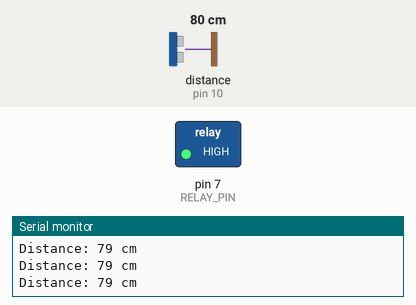
The sketch below on a simulated Arduino Uno, built with avr-gcc and run on an emulated ATmega328P. Shown: switched loads named in the sketch (green lamp = pin HIGH), the last lines printed to the serial monitor. Wiring (inferred from the names in the program): ultrasonic range finder: trigger pin 9; echo pin 10. The inputs (shaded band) are chosen by the test bench; at power-on: distance to the obstacle (sensor on pin 10) 80 cm. The echo pulse lasts 58.3 µs per cm; pins used as bus, display or sensor lines are not drawn.

Above: at 1.2 s.
1.3 s: distance to the obstacle (sensor on pin 10) set to 2 cm
4.3 s: distance to the obstacle (sensor on pin 10) set to 5 cm
At 6.4 s:
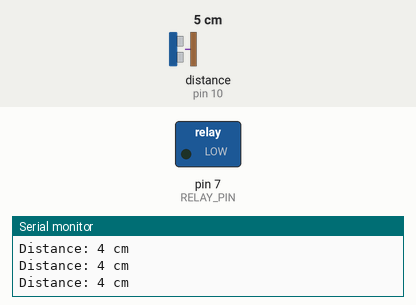
7.3 s: distance to the obstacle (sensor on pin 10) set to 18 cm
10.3 s: distance to the obstacle (sensor on pin 10) set to 23 cm
13.3 s: distance to the obstacle (sensor on pin 10) set to 4 cm
At 17.19 s:
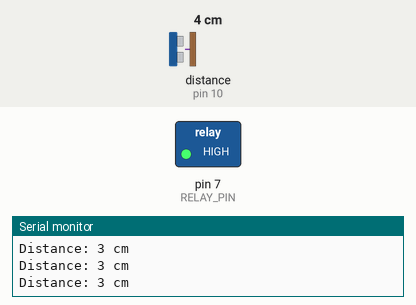
Timing chart, 0 to 17.3 s (numbered marks = the images above; inputs shaded):
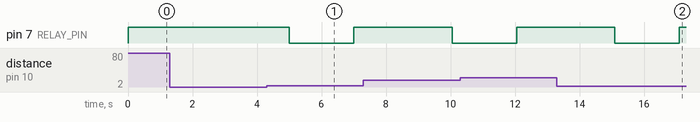

The sketch:

perfume_line.ino
```cpp
const int TRIG_PIN        = 9;
const int ECHO_PIN        = 10;
const int RELAY_PIN       = 7;
const int DETECT_DISTANCE = 20;
const int PUMP_DURATION   = 2000;
const int COOLDOWN_TIME   = 5000;

unsigned long lastSprayTime = 0;

void setup() {
  pinMode(TRIG_PIN, OUTPUT);
  pinMode(ECHO_PIN, INPUT);
  pinMode(RELAY_PIN, OUTPUT);
  digitalWrite(RELAY_PIN, HIGH);
  Serial.begin(9600);
}

void loop() {
  long distance = measureDistance();
  Serial.print("Distance: ");
  Serial.print(distance);
  Serial.println(" cm");

  unsigned long currentTime = millis();

  if (distance < DETECT_DISTANCE && distance > 2) {
    if (currentTime - lastSprayTime >= COOLDOWN_TIME) {
      sprayPerfume();
      lastSprayTime = currentTime;
    }
  }

  delay(100);
}

long measureDistance() {
  digitalWrite(TRIG_PIN, LOW);
  delayMicroseconds(2);
  digitalWrite(TRIG_PIN, HIGH);
  delayMicroseconds(10);
  digitalWrite(TRIG_PIN, LOW);
  long duration = pulseIn(ECHO_PIN, HIGH);
  long distance  = duration * 0.0343 / 2;
  return distance;
}

void sprayPerfume() {
  digitalWrite(RELAY_PIN, LOW);
  delay(PUMP_DURATION);
  digitalWrite(RELAY_PIN, HIGH);
}
```

Measured:
- after the input at 4.3 s, pin 7 (RELAY_PIN): HIGH → LOW after 0.70 s, → HIGH 2.0 s later
- after the input at 13.3 s, pin 7 (RELAY_PIN): HIGH → LOW after 1.8 s, → HIGH 2.0 s later
